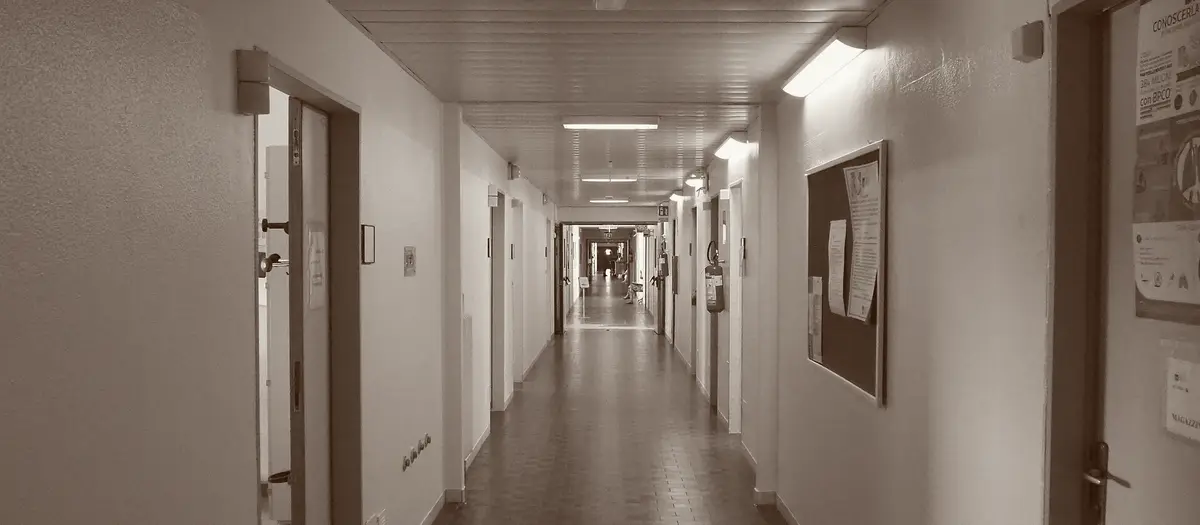
#> input picture prototipi/15-copertina-sanita/foto/sanita-16x7-1200.webp, 1200 x 525 px, given in place of originale.jpg, which was not available
$ python duotono.py .
#> lines starting #> are read from the running program, lines starting #| are printed output that depends on the picture
import sys, os
from PIL import Image, ImageOps
d = sys.argv[1]
src = ImageOps.grayscale(Image.open(os.path.join(d, 'originale.jpg')))
duo = ImageOps.colorize(src, black='#271002', white='#FAF8F1')
W, H = duo.size
#> W = 1200; H = 525
fx, fy = 0.5, 0.47  # punto di fuga del corridoio
tagli = {'3x1': 3/1, '4x3': 4/3, '16x9': 16/9, '16x7': 16/7, '21x9': 21/9, '9x16': 9/16, '4x5': 4/5}
for nome, r in tagli.items():
    if W / H > r:
        h = H; w = int(h * r)
    else:
        w = W; h = int(w / r)
    x = min(max(int(fx * W - w / 2), 0), W - w)
    y = min(max(int(fy * H - h / 2), 0), H - h)
    c = duo.crop((x, y, x + w, y + h))
    for lw in (390, 780, 1200):
        if lw > w: continue
        im = c.resize((lw, round(lw / r)), Image.LANCZOS)
        for ext, kw in (('avif', {'quality': 50}), ('webp', {'quality': 72})):
            p = os.path.join(d, f'sanita-{nome}-{lw}.{ext}')
            im.save(p, **kw)
            print(f'{nome} {lw} {ext} {os.path.getsize(p)//1024} KB')
#> this loop made 7 passes
#> pass 1, `c = duo.crop((x, y, x + w, y + h))`:
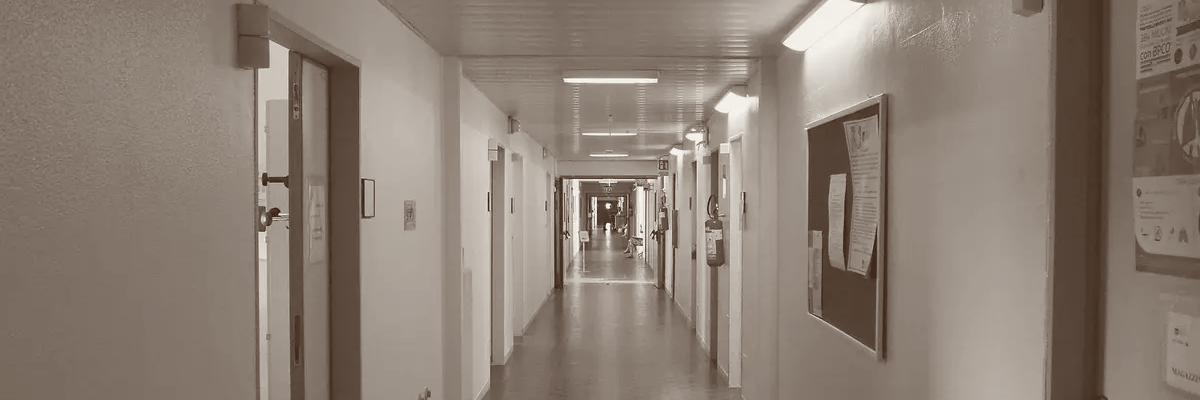
#> c: PIL image 1200x400 RGB; mean R, G, B 140.2, 127.3, 116.7
#> pass 1, `im.save(p, **kw)`:
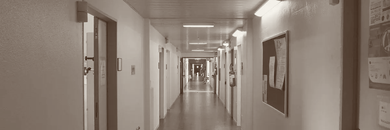
#> saved as sanita-3x1-390.avif: PIL image 390x130 RGB; mean R, G, B 140.2, 127.3, 116.7
#> pass 2, `c = duo.crop((x, y, x + w, y + h))`:
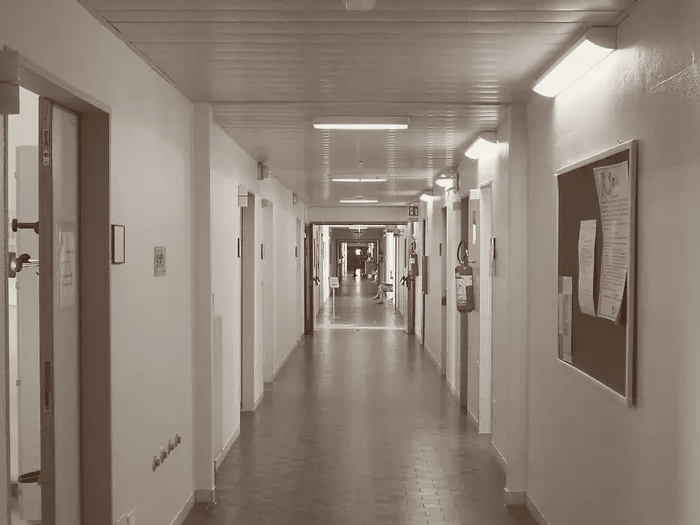
#> c: PIL image 700x525 RGB; mean R, G, B 142.3, 129.7, 119.1
#> after the loop:
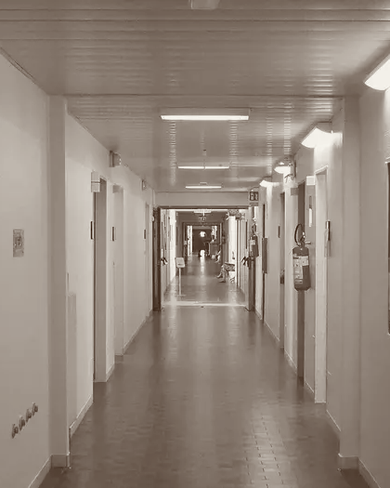
#> im: PIL image 390x488 RGB; mean R, G, B 146.8, 134.6, 124.2

$ run again, on prototipi/15-copertina-sanita/foto/sanita-16x9-1200.webp
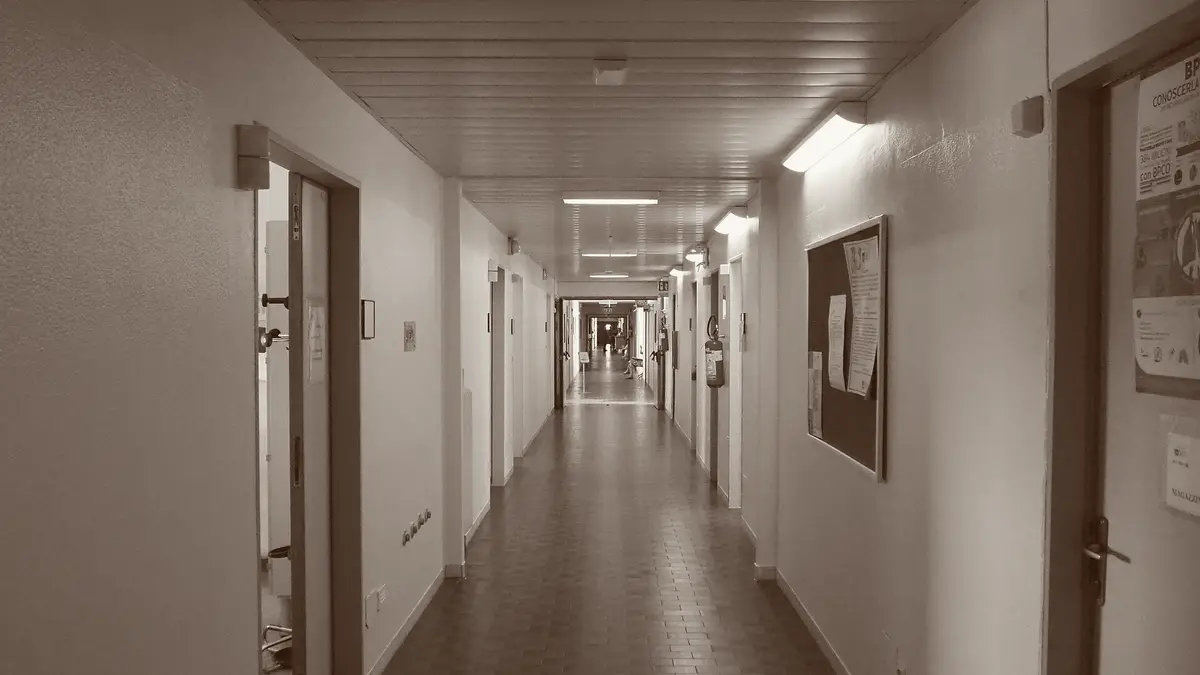
#> input picture prototipi/15-copertina-sanita/foto/sanita-16x9-1200.webp, 1200 x 675 px, given in place of originale.jpg, which was not available
#> the loop `for nome, r in tagli.items():` made 7 passes
#> pass 1, `im.save(p, **kw)`:
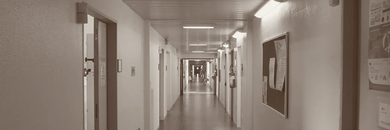
#> saved as sanita-3x1-390.avif: PIL image 390x130 RGB; mean R, G, B 140.2, 127.4, 116.7
#> after the loop `for nome, r in tagli.items():`:
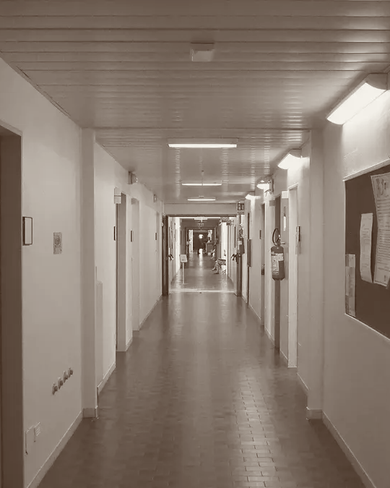
#> im: PIL image 390x488 RGB; mean R, G, B 137.2, 124, 113.3
